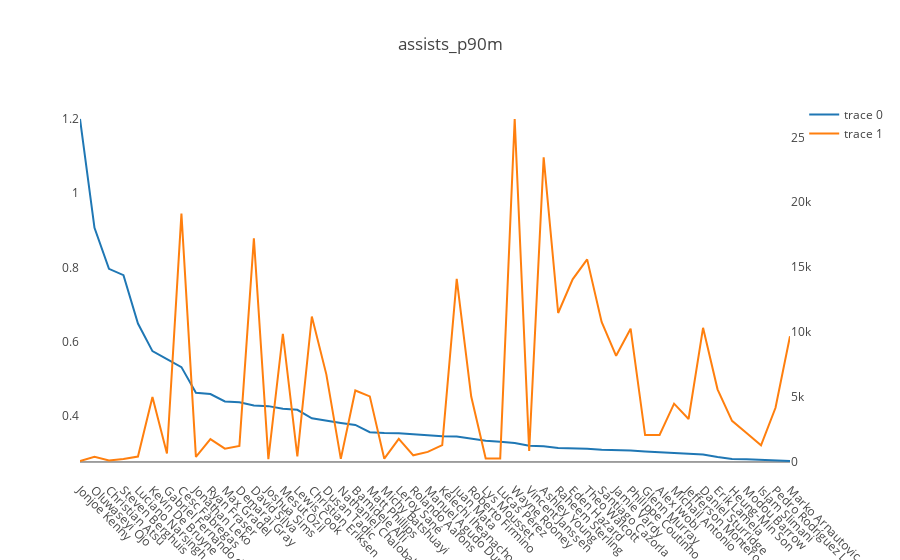
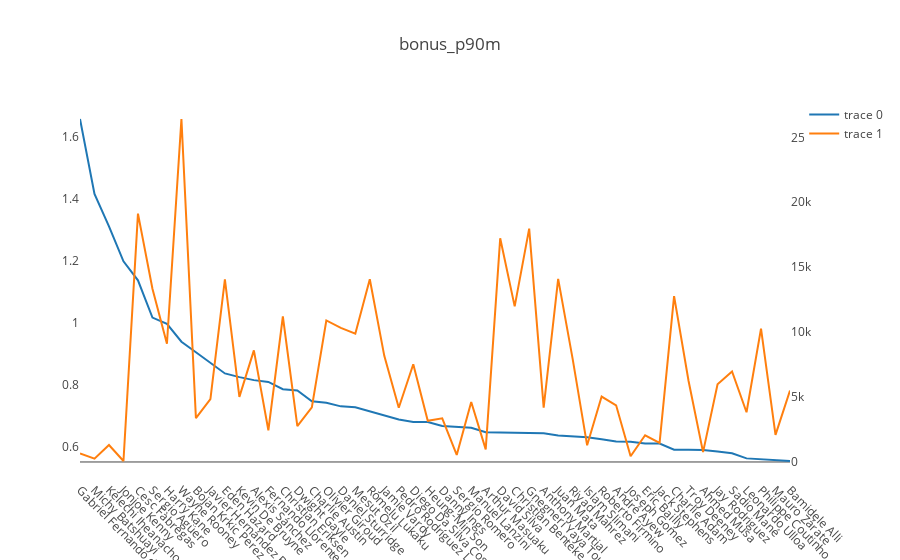
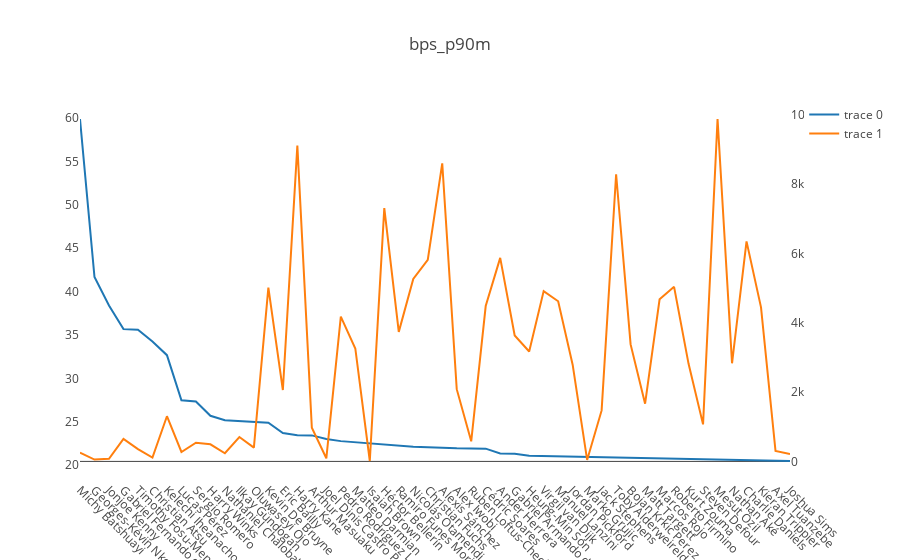
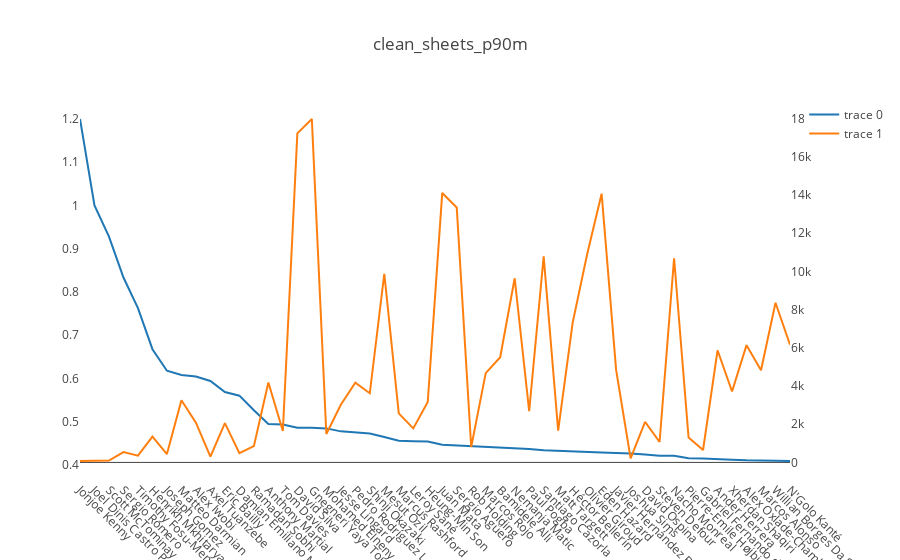

Notebook code cell kept with these figures, in order:
### Code cell
plot_cols = ['assists_p90m', 'bonus_p90m', 'bps_p90m', 'clean_sheets_p90m', 'goals_conceded_p90m', 'goals_scored_p90m', 
             'own_goals_p90m', 'penalties_missed_p90m', 'penalties_saved_p90m', 'red_cards_p90m', 'saves_p90m', 
             'yellow_cards_p90m', 'total_points_p90m']
for i in plot_cols:
    temp = ply_dat.sort_values(by = i, ascending = False).head(n = 50)
    trace = go.Scatter(x = temp['ply_name'], 
                       y = temp[i])
    trace1 = go.Scatter(x = temp['ply_name'], 
                        y = temp['minutes'], 
                        yaxis = 'y2' )
    data = [trace, trace1]
    lay = {'title' : i, 
           'xaxis' : {'tickangle' : 45, 'showgrid' : False}, 
           'yaxis2' : {'side' : 'right', 'overlaying' : 'y', 'showgrid' : False}, 
           'yaxis' : {'showgrid' : False}
          }
    fig = {'data' : data, 'layout' : lay }
    ply.offline.iplot(fig)

### Figure 1 — Plotly figure (JSON) as saved in the notebook; plotly's stock layout.template omitted (floating-point values rounded to 4 significant figures)
{"data": [{"type": "scatter", "x": ["Jonjoe Kenny", "Oluwaseyi Ojo", "Christian Atsu", "Steven Berghuis", "Luciano Narsingh", "Kevin De Bruyne", "Gabriel Fernando de Jesus", "Cesc Fàbregas", "Jonathan Leko", "Ryan Fraser", "Max Gradel", "Demarai Gray", "David Silva", "Joshua Sims", "Mesut Özil", "Lewis Cook", "Christian Eriksen", "Dusan Tadic", "Nathaniel Chalobah", "Bamidele Alli", "Matt Phillips", "Michy Batshuayi", "Leroy Sané", "Rolando Aarons", "Manuel Agudo Durán", "Kelechi Iheanacho", "Juan Mata", "Roberto Firmino", "Lys Mousset", "Lucas Pérez", "Wayne Rooney", "Vincent Janssen", "Ashley Young", "Raheem Sterling", "Eden Hazard", "Theo Walcott", "Santiago Cazorla", "Jamie Vardy", "Philippe Coutinho", "Glenn Murray", "Alex Iwobi", "Michail Antonio", "Jefferson Montero", "Daniel Sturridge", "Erik Lamela", "Heung-Min Son", "Modou Barrow", "Islam Slimani", "Pedro Rodríguez Ledesma", "Marko Arnautovic"], "y": [1.2, 0.9068, 0.7965, 0.7792, 0.649, 0.5747, 0.553, 0.5316, 0.4627, 0.4592, 0.439, 0.4369, 0.4285, 0.4265, 0.4192, 0.4167, 0.3936, 0.3868, 0.3814, 0.3759, 0.3563, 0.3543, 0.3537, 0.3509, 0.3475, 0.3454, 0.3446, 0.3396, 0.3333, 0.3309, 0.3271, 0.3195, 0.3184, 0.3138, 0.3135, 0.3115, 0.3087, 0.3083, 0.3068, 0.3041, 0.3023, 0.3007, 0.2989, 0.2963, 0.2894, 0.2839, 0.2831, 0.281, 0.2802, 0.2787]}, {"type": "scatter", "x": ["Jonjoe Kenny", "Oluwaseyi Ojo", "Christian Atsu", "Steven Berghuis", "Luciano Narsingh", "Kevin De Bruyne", "Gabriel Fernando de Jesus", "Cesc Fàbregas", "Jonathan Leko", "Ryan Fraser", "Max Gradel", "Demarai Gray", "David Silva", "Joshua Sims", "Mesut Özil", "Lewis Cook", "Christian Eriksen", "Dusan Tadic", "Nathaniel Chalobah", "Bamidele Alli", "Matt Phillips", "Michy Batshuayi", "Leroy Sané", "Rolando Aarons", "Manuel Agudo Durán", "Kelechi Iheanacho", "Juan Mata", "Roberto Firmino", "Lys Mousset", "Lucas Pérez", "Wayne Rooney", "Vincent Janssen", "Ashley Young", "Raheem Sterling", "Eden Hazard", "Theo Walcott", "Santiago Cazorla", "Jamie Vardy", "Philippe Coutinho", "Glenn Murray", "Alex Iwobi", "Michail Antonio", "Jefferson Montero", "Daniel Sturridge", "Erik Lamela", "Heung-Min Son", "Modou Barrow", "Islam Slimani", "Pedro Rodríguez Ledesma", "Marko Arnautovic"], "y": [75, 397, 113, 231, 416, 5011, 651, 19130, 389, 1764, 1025, 1236, 17223, 211, 9875, 432, 11203, 6748, 236, 5507, 5052, 254, 1781, 513, 777, 1303, 14105, 5035, 270, 272, 26413, 845, 23460, 11473, 14067, 15601, 10786, 8175, 10266, 2072, 2084, 4490, 3312, 10329, 5597, 3170, 2225, 1281, 4175, 9687], "yaxis": "y2"}], "layout": {"title": "assists_p90m", "xaxis": {"showgrid": false, "tickangle": 45}, "yaxis": {"showgrid": false}, "yaxis2": {"overlaying": "y", "showgrid": false, "side": "right"}}}

### Figure 2 — Plotly figure (JSON) as saved in the notebook; plotly's stock layout.template omitted (floating-point values rounded to 4 significant figures)
{"data": [{"type": "scatter", "x": ["Gabriel Fernando de Jesus", "Michy Batshuayi", "Kelechi Iheanacho", "Jonjoe Kenny", "Cesc Fàbregas", "Sergio Agüero", "Harry Kane", "Wayne Rooney", "Bojan Krkic Perez", "Javier Hernández Balcázar", "Eden Hazard", "Kevin De Bruyne", "Alexis Sánchez", "Fernando Llorente", "Christian Eriksen", "Dwight Gayle", "Charlie Austin", "Olivier Giroud", "Daniel Sturridge", "Mesut Özil", "Romelu Lukaku", "Jamie Vardy", "Pedro Rodríguez Ledesma", "Diego Da Silva Costa", "Heung-Min Son", "Danny Ings", "Sergio Romero", "Manuel Lanzini", "Arthur Masuaku", "David Silva", "Christian Benteke", "Gnegneri Yaya Touré", "Anthony Martial", "Juan Mata", "Riyad Mahrez", "Islam Slimani", "Roberto Firmino", "André Ayew", "Joseph Gomez", "Eric Bailly", "Jack Stephens", "Charlie Adam", "Troy Deeney", "Ahmed Musa", "Jay Rodriguez", "Sadio Mané", "Leonardo Ulloa", "Philippe Coutinho", "Mauro Zárate", "Bamidele Alli"], "y": [1.659, 1.417, 1.312, 1.2, 1.139, 1.018, 0.998, 0.9404, 0.9067, 0.8732, 0.8381, 0.8262, 0.8166, 0.8108, 0.7873, 0.7829, 0.7482, 0.7433, 0.7319, 0.7291, 0.7161, 0.7046, 0.6898, 0.6817, 0.6814, 0.6686, 0.6667, 0.6626, 0.6481, 0.648, 0.646, 0.6459, 0.6452, 0.6381, 0.6347, 0.6323, 0.6256, 0.6184, 0.6178, 0.6122, 0.6118, 0.5918, 0.5916, 0.5913, 0.5861, 0.5808, 0.5641, 0.5611, 0.5595, 0.5557]}, {"type": "scatter", "x": ["Gabriel Fernando de Jesus", "Michy Batshuayi", "Kelechi Iheanacho", "Jonjoe Kenny", "Cesc Fàbregas", "Sergio Agüero", "Harry Kane", "Wayne Rooney", "Bojan Krkic Perez", "Javier Hernández Balcázar", "Eden Hazard", "Kevin De Bruyne", "Alexis Sánchez", "Fernando Llorente", "Christian Eriksen", "Dwight Gayle", "Charlie Austin", "Olivier Giroud", "Daniel Sturridge", "Mesut Özil", "Romelu Lukaku", "Jamie Vardy", "Pedro Rodríguez Ledesma", "Diego Da Silva Costa", "Heung-Min Son", "Danny Ings", "Sergio Romero", "Manuel Lanzini", "Arthur Masuaku", "David Silva", "Christian Benteke", "Gnegneri Yaya Touré", "Anthony Martial", "Juan Mata", "Riyad Mahrez", "Islam Slimani", "Roberto Firmino", "André Ayew", "Joseph Gomez", "Eric Bailly", "Jack Stephens", "Charlie Adam", "Troy Deeney", "Ahmed Musa", "Jay Rodriguez", "Sadio Mané", "Leonardo Ulloa", "Philippe Coutinho", "Mauro Zárate", "Bamidele Alli"], "y": [651, 254, 1303, 75, 19130, 13345, 9108, 26413, 3375, 4844, 14067, 5011, 8597, 2442, 11203, 2759, 4210, 10897, 10329, 9875, 14076, 8175, 4175, 7525, 3170, 3365, 540, 4618, 972, 17223, 11982, 17974, 4185, 14105, 7941, 1281, 5035, 4366, 437, 2058, 1471, 12774, 6237, 761, 5989, 6973, 3829, 10266, 2091, 5507], "yaxis": "y2"}], "layout": {"title": "bonus_p90m", "xaxis": {"showgrid": false, "tickangle": 45}, "yaxis": {"showgrid": false}, "yaxis2": {"overlaying": "y", "showgrid": false, "side": "right"}}}

### Figure 3 — Plotly figure (JSON) as saved in the notebook; plotly's stock layout.template omitted (floating-point values rounded to 4 significant figures)
{"data": [{"type": "scatter", "x": ["Michy Batshuayi", "Georges-Kévin Nkoudou", "Jonjoe Kenny", "Gabriel Fernando de Jesus", "Timothy Fosu-Mensah", "Christian Atsu", "Kelechi Iheanacho", "Lucas Pérez", "Sergio Romero", "Harry Winks", "Nathaniel Chalobah", "Ilkay Gündogan", "Oluwaseyi Ojo", "Kevin De Bruyne", "Eric Bailly", "Harry Kane", "Arthur Masuaku", "Joel Dinis Castro Pereira", "Pedro Rodríguez Ledesma", "Matteo Darmian", "Isaiah Brown", "Héctor Bellerín", "Ramiro Funes Mori", "Nicolás Otamendi", "Christian Fuchs", "Alexis Sánchez", "Alex Iwobi", "Ruben Loftus-Cheek", "Cédric Soares", "Ander Herrera", "Gabriel Armando de Abreu", "Heung-Min Son", "Virgil van Dijk", "Manuel Lanzini", "Jordan Pickford", "Marko Grujic", "Jack Stephens", "Toby Alderweireld", "Bojan Krkic Perez", "Matt Targett", "Marcos Rojo", "Roberto Firmino", "Kurt Zouma", "Steven Defour", "Mesut Özil", "Nathan Aké", "Charlie Daniels", "Kieran Trippier", "Axel Tuanzebe", "Joshua Sims"], "y": [59.88, 41.67, 38.4, 35.67, 35.59, 34.25, 32.67, 27.46, 27.33, 25.69, 25.17, 25.06, 24.94, 24.88, 23.7, 23.44, 23.43, 23, 22.76, 22.63, 22.5, 22.32, 22.19, 22.13, 22.06, 21.97, 21.94, 21.92, 21.9, 21.35, 21.32, 21.07, 21.03, 20.97, 20.94, 20.93, 20.86, 20.85, 20.83, 20.8, 20.76, 20.72, 20.65, 20.65, 20.62, 20.61, 20.55, 20.54, 20.5, 20.47]}, {"type": "scatter", "x": ["Michy Batshuayi", "Georges-Kévin Nkoudou", "Jonjoe Kenny", "Gabriel Fernando de Jesus", "Timothy Fosu-Mensah", "Christian Atsu", "Kelechi Iheanacho", "Lucas Pérez", "Sergio Romero", "Harry Winks", "Nathaniel Chalobah", "Ilkay Gündogan", "Oluwaseyi Ojo", "Kevin De Bruyne", "Eric Bailly", "Harry Kane", "Arthur Masuaku", "Joel Dinis Castro Pereira", "Pedro Rodríguez Ledesma", "Matteo Darmian", "Isaiah Brown", "Héctor Bellerín", "Ramiro Funes Mori", "Nicolás Otamendi", "Christian Fuchs", "Alexis Sánchez", "Alex Iwobi", "Ruben Loftus-Cheek", "Cédric Soares", "Ander Herrera", "Gabriel Armando de Abreu", "Heung-Min Son", "Virgil van Dijk", "Manuel Lanzini", "Jordan Pickford", "Marko Grujic", "Jack Stephens", "Toby Alderweireld", "Bojan Krkic Perez", "Matt Targett", "Marcos Rojo", "Roberto Firmino", "Kurt Zouma", "Steven Defour", "Mesut Özil", "Nathan Aké", "Charlie Daniels", "Kieran Trippier", "Axel Tuanzebe", "Joshua Sims"], "y": [254, 54, 75, 651, 354, 113, 1303, 272, 540, 494, 236, 704, 397, 5011, 2058, 9108, 972, 90, 4175, 3257, 12, 7306, 3736, 5263, 5814, 8597, 2084, 579, 4480, 5869, 3631, 3170, 4912, 4618, 2790, 43, 1471, 8282, 3375, 1666, 4674, 5035, 2815, 1068, 9875, 2830, 6345, 4442, 303, 211], "yaxis": "y2"}], "layout": {"title": "bps_p90m", "xaxis": {"showgrid": false, "tickangle": 45}, "yaxis": {"showgrid": false}, "yaxis2": {"overlaying": "y", "showgrid": false, "side": "right"}}}

### Figure 4 — Plotly figure (JSON) as saved in the notebook; plotly's stock layout.template omitted (floating-point values rounded to 4 significant figures)
{"data": [{"type": "scatter", "x": ["Jonjoe Kenny", "Joel Dinis Castro Pereira", "Scott McTominay", "Sergio Romero", "Timothy Fosu-Mensah", "Henrikh Mkhitaryan", "Joseph Gomez", "Matteo Darmian", "Alex Iwobi", "Axel Tuanzebe", "Eric Bailly", "Damian Emiliano Martinez", "Ramadan Sobhi", "Anthony Martial", "Tom Davies", "David Silva", "Gnegneri Yaya Touré", "Mohamed Elneny", "Jesse Lingard", "Pedro Rodríguez Ledesma", "Shinji Okazaki", "Mesut Özil", "Marcus Rashford", "Leroy Sané", "Heung-Min Son", "Juan Mata", "Sergio Agüero", "Rob Holding", "Marcos Rojo", "Bamidele Alli", "Nemanja Matic", "Paul Pogba", "Santiago Cazorla", "Matt Targett", "Héctor Bellerín", "Olivier Giroud", "Eden Hazard", "Javier Hernández Balcázar", "Joshua Sims", "David Ospina", "Steven Defour", "Nacho Monreal", "Pierre-Emile Højbjerg", "Gabriel Fernando de Jesus", "Ander Herrera", "Xherdan Shaqiri", "Alex Oxlade-Chamberlain", "Marcos Alonso", "Willian Borges Da Silva", "N'Golo Kanté"], "y": [1.2, 1, 0.9278, 0.8333, 0.7627, 0.6677, 0.6178, 0.6079, 0.6046, 0.5941, 0.5685, 0.5602, 0.5263, 0.4946, 0.4933, 0.486, 0.4857, 0.4845, 0.4776, 0.4743, 0.4725, 0.4648, 0.4558, 0.4548, 0.4543, 0.4467, 0.4451, 0.4444, 0.4429, 0.4413, 0.4389, 0.4367, 0.4339, 0.4322, 0.4312, 0.4295, 0.4287, 0.4273, 0.4265, 0.4239, 0.4213, 0.421, 0.4154, 0.4147, 0.414, 0.4122, 0.4106, 0.4104, 0.4093, 0.4091]}, {"type": "scatter", "x": ["Jonjoe Kenny", "Joel Dinis Castro Pereira", "Scott McTominay", "Sergio Romero", "Timothy Fosu-Mensah", "Henrikh Mkhitaryan", "Joseph Gomez", "Matteo Darmian", "Alex Iwobi", "Axel Tuanzebe", "Eric Bailly", "Damian Emiliano Martinez", "Ramadan Sobhi", "Anthony Martial", "Tom Davies", "David Silva", "Gnegneri Yaya Touré", "Mohamed Elneny", "Jesse Lingard", "Pedro Rodríguez Ledesma", "Shinji Okazaki", "Mesut Özil", "Marcus Rashford", "Leroy Sané", "Heung-Min Son", "Juan Mata", "Sergio Agüero", "Rob Holding", "Marcos Rojo", "Bamidele Alli", "Nemanja Matic", "Paul Pogba", "Santiago Cazorla", "Matt Targett", "Héctor Bellerín", "Olivier Giroud", "Eden Hazard", "Javier Hernández Balcázar", "Joshua Sims", "David Ospina", "Steven Defour", "Nacho Monreal", "Pierre-Emile Højbjerg", "Gabriel Fernando de Jesus", "Ander Herrera", "Xherdan Shaqiri", "Alex Oxlade-Chamberlain", "Marcos Alonso", "Willian Borges Da Silva", "N'Golo Kanté"], "y": [75, 90, 97, 540, 354, 1348, 437, 3257, 2084, 303, 2058, 482, 855, 4185, 1642, 17223, 17974, 1486, 3015, 4175, 3619, 9875, 2567, 1781, 3170, 14105, 13345, 810, 4674, 5507, 9638, 2679, 10786, 1666, 7306, 10897, 14067, 4844, 211, 2123, 1068, 10688, 1300, 651, 5869, 3712, 6137, 4824, 8356, 6160], "yaxis": "y2"}], "layout": {"title": "clean_sheets_p90m", "xaxis": {"showgrid": false, "tickangle": 45}, "yaxis": {"showgrid": false}, "yaxis2": {"overlaying": "y", "showgrid": false, "side": "right"}}}
